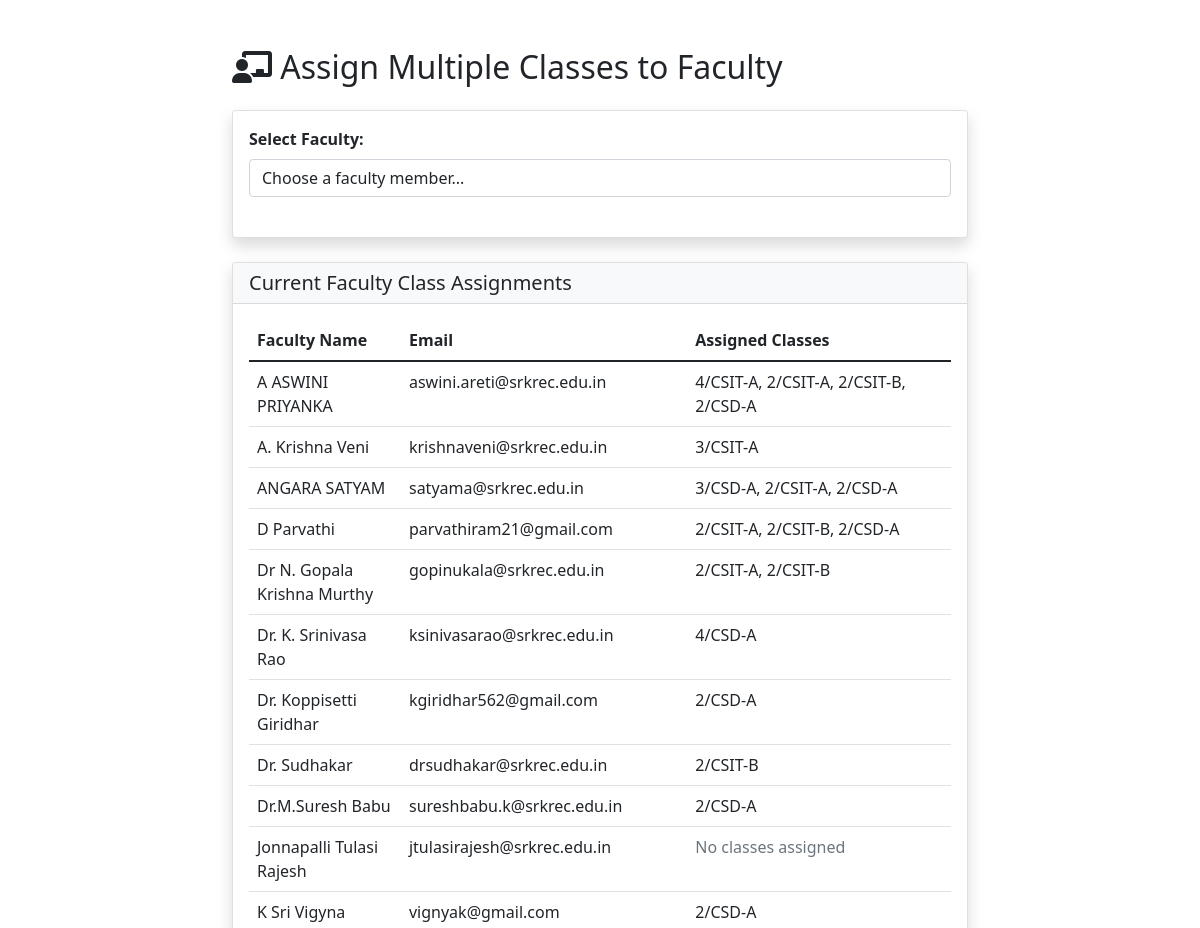
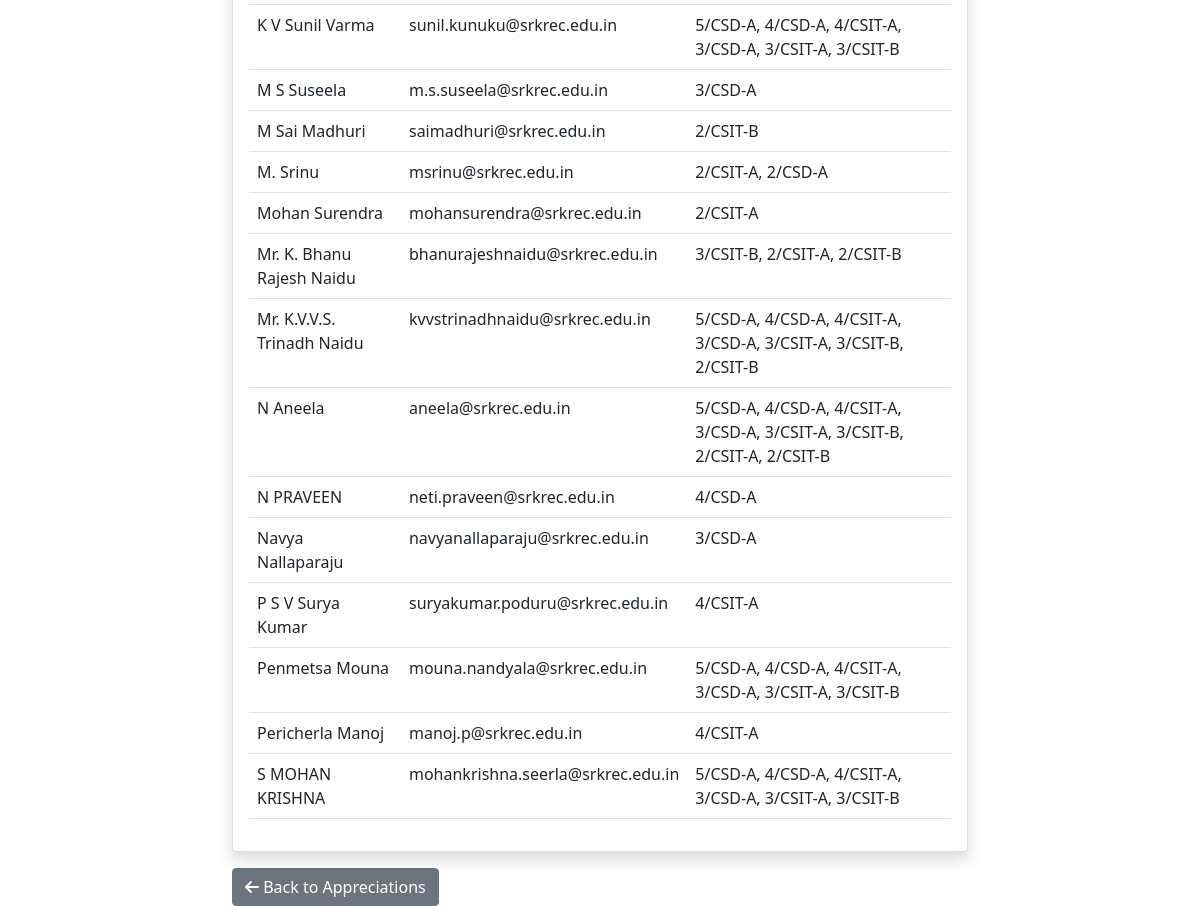
The app's page /admin_assign_faculty_classes.php with its own data (2 pictures, top to bottom).
### tables this page shows
CREATE TABLE `faculties` (
  `faculty_id` int(11) NOT NULL,
  `faculty_name` varchar(100) NOT NULL,
  `email` varchar(100) NOT NULL,
  `password` varchar(255) NOT NULL,
  `class_id` varchar(255) DEFAULT NULL COMMENT 'Comma-separated class IDs',
  `phone_number` varchar(15) DEFAULT NULL,
  `is_active` tinyint(1) DEFAULT 1,
  `created_at` timestamp NOT NULL DEFAULT current_timestamp(),
  `updated_at` timestamp NOT NULL DEFAULT current_timestamp() ON UPDATE current_timestamp(),
  PRIMARY KEY (`faculty_id`),
  UNIQUE KEY `uk_faculty_email` (`email`),
  KEY `idx_faculties_class` (`class_id`)
);

### admin_assign_faculty_classes.php (the view, shortened to what this page needs)
<?php
include './connect.php';
$faculties_query = "SELECT faculty_id, faculty_name, email, class_id FROM faculties ORDER BY faculty_name";
$faculties_result = mysqli_query($conn, $faculties_query);
$faculties = [];
while ($faculty = mysqli_fetch_assoc($faculties_result)) {
    $faculties[] = $faculty;
}
$classes_query = "SELECT class_id, year, branch, section FROM classes ORDER BY year, branch, section";
$classes_result = mysqli_query($conn, $classes_query);
$classes = [];
while ($class = mysqli_fetch_assoc($classes_result)) {
    $classes[] = $class;
}
?>
<!DOCTYPE html>
<html lang="en">
<head>
    <link href="https://cdn.jsdelivr.net/npm/bootstrap@5.1.3/dist/css/bootstrap.min.css" rel="stylesheet">
    <link rel="stylesheet" href="https://cdnjs.cloudflare.com/ajax/libs/font-awesome/6.0.0/css/all.min.css">
</head>
<body>
    <div class="container mt-5">
        <div class="row">
            <div class="col-md-8 offset-md-2">
                <h2 class="mb-4"><i class="fas fa-chalkboard-teacher"></i> Assign Multiple Classes to Faculty</h2>
                <div class="card shadow">
                    <div class="card-body">
                        <form method="POST" action="admin_assign_faculty_classes.php">
                            <div class="mb-4">
                                <label for="faculty_id" class="form-label"><strong>Select Faculty:</strong></label>
                                <select class="form-control" id="faculty_id" name="faculty_id" required onchange="this.form.submit()">
                                    <option value="">Choose a faculty member...</option>
                                </select>
                            </div>
                        </form>
                    </div>
                </div>
                <div class="card shadow mt-4">
                    <div class="card-header bg-light">
                        <h5 class="mb-0">Current Faculty Class Assignments</h5>
                    </div>
                    <div class="card-body">
                        <div class="table-responsive">
                            <table class="table table-hover">
                                <thead>
                                    <tr>
                                        <th>Faculty Name</th>
                                        <th>Email</th>
                                        <th>Assigned Classes</th>
                                    </tr>
                                </thead>
                                <tbody>
                                    <?php foreach ($faculties as $faculty): ?>
                                        <tr>
                                            <td><?php echo htmlspecialchars($faculty['faculty_name']); ?></td>
                                            <td><?php echo htmlspecialchars($faculty['email']); ?></td>
                                            <td>
                                                <?php
                                                if (!empty($faculty['class_id'])) {
                                                    $faculty_class_ids = explode(',', $faculty['class_id']);
                                                    $class_names = [];
                                                    foreach ($faculty_class_ids as $class_id) {
                                                        $class_id = trim($class_id);
                                                        foreach ($classes as $class) {
                                                            if ($class['class_id'] == $class_id) {
                                                                $class_names[] = $class['year'] . '/' . $class['branch'] . '-' . $class['section'];
                                                                break;
                                                            }
                                                        }
                                                    }
                                                    echo htmlspecialchars(implode(', ', $class_names));
                                                } else {
                                                    echo '<span class="text-muted">No classes assigned</span>';
                                                }
                                                ?>
                                            </td>
                                        </tr>
                                    <?php endforeach; ?>
                                </tbody>
                            </table>
                        </div>
                    </div>
                </div>
                <div class="mt-3">
                    <a href="faculty_appreciations.php" class="btn btn-secondary">
                        <i class="fas fa-arrow-left"></i> Back to Appreciations
                    </a>
                </div>
            </div>
        </div>
    </div>
</body>
</html>

### records on screen
faculties: faculty_name "A ASWINI PRIYANKA", email "aswini.areti@srkrec.edu.in", class_names "4/CSIT-A, 2/CSIT-A, 2/CSIT-B, 2/CSD-A"
faculties: faculty_name "A. Krishna Veni", email "krishnaveni@srkrec.edu.in", class_names "3/CSIT-A"
faculties: faculty_name "ANGARA SATYAM", email "satyama@srkrec.edu.in", class_names "3/CSD-A, 2/CSIT-A, 2/CSD-A"
faculties: faculty_name "D Parvathi", email "parvathiram21@gmail.com", class_names "2/CSIT-A, 2/CSIT-B, 2/CSD-A"
faculties: faculty_name "Dr N. Gopala Krishna Murthy", email "gopinukala@srkrec.edu.in", class_names "2/CSIT-A, 2/CSIT-B"
faculties: faculty_name "Dr. K. Srinivasa Rao", email "ksinivasarao@srkrec.edu.in", class_names "4/CSD-A"
faculties: faculty_name "Dr. Koppisetti Giridhar", email "kgiridhar562@gmail.com", class_names "2/CSD-A"
faculties: faculty_name "Dr. Sudhakar", email "drsudhakar@srkrec.edu.in", class_names "2/CSIT-B"
faculties: faculty_name "Dr.M.Suresh Babu", email "sureshbabu.k@srkrec.edu.in", class_names "2/CSD-A"
faculties: faculty_name "Jonnapalli Tulasi Rajesh", email "jtulasirajesh@srkrec.edu.in", shows "No classes assigned"
faculties: faculty_name "K Sri Vigyna", email "vignyak@gmail.com", class_names "2/CSD-A"
faculties: faculty_name "K V Sunil Varma", email "sunil.kunuku@srkrec.edu.in", class_names "5/CSD-A, 4/CSD-A, 4/CSIT-A, 3/CSD-A, 3/CSIT-A, 3/CSIT-B"
faculties: faculty_name "M S Suseela", email "m.s.suseela@srkrec.edu.in", class_names "3/CSD-A"
faculties: faculty_name "M Sai Madhuri", email "saimadhuri@srkrec.edu.in", class_names "2/CSIT-B"
faculties: faculty_name "M. Srinu", email "msrinu@srkrec.edu.in", class_names "2/CSIT-A, 2/CSD-A"
faculties: faculty_name "Mohan Surendra", email "mohansurendra@srkrec.edu.in", class_names "2/CSIT-A"
faculties: faculty_name "Mr. K. Bhanu Rajesh Naidu", email "bhanurajeshnaidu@srkrec.edu.in", class_names "3/CSIT-B, 2/CSIT-A, 2/CSIT-B"
faculties: faculty_name "Mr. K.V.V.S. Trinadh Naidu", email "kvvstrinadhnaidu@srkrec.edu.in", class_names "5/CSD-A, 4/CSD-A, 4/CSIT-A, 3/CSD-A, 3/CSIT-A, 3/CSIT-B, 2/CSIT-B"
faculties: faculty_name "N Aneela", email "aneela@srkrec.edu.in", class_names "5/CSD-A, 4/CSD-A, 4/CSIT-A, 3/CSD-A, 3/CSIT-A, 3/CSIT-B, 2/CSIT-A, 2/CSIT-B"
faculties: faculty_name "N PRAVEEN", email "neti.praveen@srkrec.edu.in", class_names "4/CSD-A"
faculties: faculty_name "Navya Nallaparaju", email "navyanallaparaju@srkrec.edu.in", class_names "3/CSD-A"
faculties: faculty_name "P S V Surya Kumar", email "suryakumar.poduru@srkrec.edu.in", class_names "4/CSIT-A"
faculties: faculty_name "Penmetsa Mouna", email "mouna.nandyala@srkrec.edu.in", class_names "5/CSD-A, 4/CSD-A, 4/CSIT-A, 3/CSD-A, 3/CSIT-A, 3/CSIT-B"
faculties: faculty_name "Pericherla Manoj", email "manoj.p@srkrec.edu.in", class_names "4/CSIT-A"
faculties: faculty_name "S MOHAN KRISHNA", email "mohankrishna.seerla@srkrec.edu.in", class_names "5/CSD-A, 4/CSD-A, 4/CSIT-A, 3/CSD-A, 3/CSIT-A, 3/CSIT-B"
